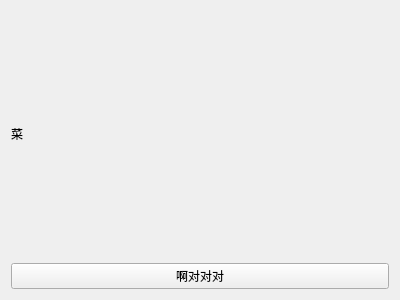
<?xml version="1.0" encoding="UTF-8"?>
<ui version="4.0">
 <class>GameOver</class>
 <widget class="QWidget" name="GameOver">
  <property name="geometry">
   <rect>
    <x>0</x>
    <y>0</y>
    <width>400</width>
    <height>300</height>
   </rect>
  </property>
  <property name="windowTitle">
   <string>Form</string>
  </property>
  <layout class="QVBoxLayout" name="verticalLayout">
   <item>
    <widget class="QLabel" name="label">
     <property name="layoutDirection">
      <enum>Qt::LeftToRight</enum>
     </property>
     <property name="text">
      <string>菜</string>
     </property>
     <property name="textFormat">
      <enum>Qt::AutoText</enum>
     </property>
    </widget>
   </item>
   <item>
    <widget class="QPushButton" name="pushButton">
     <property name="text">
      <string>啊对对对</string>
     </property>
    </widget>
   </item>
  </layout>
 </widget>
 <resources/>
 <connections/>
</ui>
